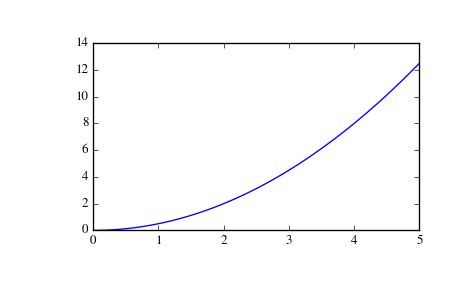

Generate this figure with Python:
# Simulate a double integrator y'' = u, with a constant input u = 1

from scipy import signal
system = signal.lti([[0., 1.], [0., 0.]], [[0.], [1.]], [[1., 0.]], 0.)
t = np.linspace(0, 5)
u = np.ones_like(t)
tout, y, x = signal.lsim(system, u, t)
import matplotlib.pyplot as plt
plt.plot(t, y)
